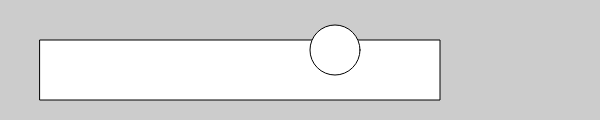
Frame 1 (no input)
Frame 60 (no input): identical to frame 1, image omitted
Frame 120 (the mouse pressed at the canvas centre since frame 60): identical to frame 1, image omitted

The p5.js sketch that drew this single still picture (run headless with seeded random() and noise() and a simulated clock; from frame 60 on, the mouse is pressed at the canvas centre):

// p5.js sketch
// ── sketch.js
function setup(){
    createCanvas(600, 120);
}

function draw() {
    background(204);
    rect(40, 40, 400, 60);
    ellipse(335, 50, 50, 50);
}
